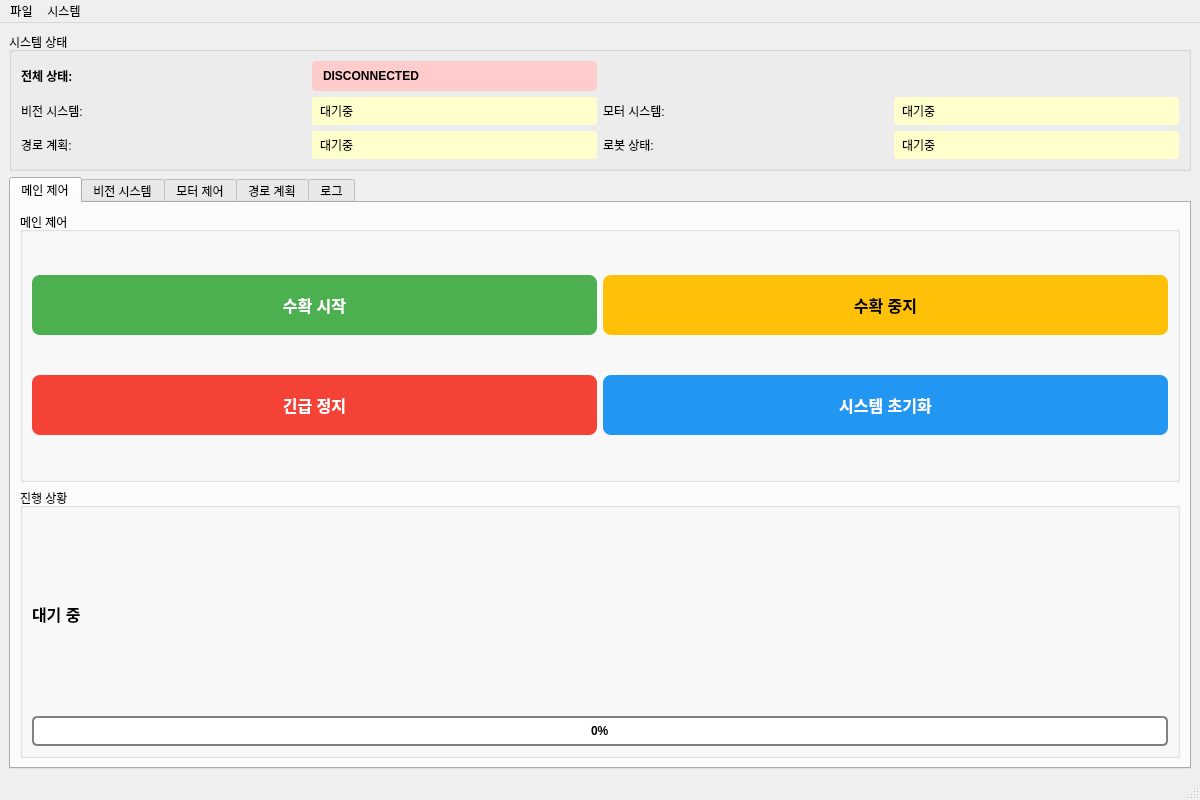
<?xml version="1.0" encoding="UTF-8"?>
<!-- ui/mainwindow.ui -->
<ui version="4.0">
  <class>MainWindowDesign</class>
  <widget class="QMainWindow" name="MainWindowDesign">
    <property name="geometry">
      <rect>
        <x>0</x>
        <y>0</y>
        <width>1200</width>
        <height>800</height>
      </rect>
    </property>
    <property name="windowTitle">
      <string>BARAM 농작물 수확 로봇 관제 시스템</string>
    </property>
    <property name="windowIcon">
      <iconset resource="../resources/images.qrc">
        <normaloff>:/images/icon.png</normaloff>:/images/icon.png</iconset>
    </property>
    <property name="locale">
      <locale language="Korean" country="SouthKorea" />
    </property>
    <widget class="QWidget" name="centralwidget">
      <layout class="QVBoxLayout" name="verticalLayout">
        <item>
          <widget class="QGroupBox" name="statusGroupBox">
            <property name="title">
              <string>시스템 상태</string>
            </property>
            <property name="minimumSize">
              <size>
                <width>0</width>
                <height>120</height>
              </size>
            </property>
            <layout class="QGridLayout" name="statusGridLayout">
              <item row="0" column="0">
                <widget class="QLabel" name="stateTextLabel">
                  <property name="text">
                    <string>전체 상태:</string>
                  </property>
                  <property name="font">
                    <font>
                      <weight>75</weight>
                      <bold>true</bold>
                    </font>
                  </property>
                </widget>
              </item>
              <item row="0" column="1">
                <widget class="QLabel" name="stateValueLabel">
                  <property name="text">
                    <string>DISCONNECTED</string>
                  </property>
                  <property name="styleSheet">
                    <string notr="true">QLabel { background-color: #ffcccc; padding: 8px;
                      border-radius: 4px; font-weight: bold; }</string>
                  </property>
                </widget>
              </item>
              <item row="1" column="0">
                <widget class="QLabel" name="visionTextLabel">
                  <property name="text">
                    <string>비전 시스템:</string>
                  </property>
                </widget>
              </item>
              <item row="1" column="1">
                <widget class="QLabel" name="visionStatusLabel">
                  <property name="text">
                    <string>대기중</string>
                  </property>
                  <property name="styleSheet">
                    <string notr="true">QLabel { background-color: #ffffcc; padding: 5px;
                      border-radius: 3px; }</string>
                  </property>
                </widget>
              </item>
              <item row="1" column="2">
                <widget class="QLabel" name="motorTextLabel">
                  <property name="text">
                    <string>모터 시스템:</string>
                  </property>
                </widget>
              </item>
              <item row="1" column="3">
                <widget class="QLabel" name="motorStatusLabel">
                  <property name="text">
                    <string>대기중</string>
                  </property>
                  <property name="styleSheet">
                    <string notr="true">QLabel { background-color: #ffffcc; padding: 5px;
                      border-radius: 3px; }</string>
                  </property>
                </widget>
              </item>
              <item row="2" column="0">
                <widget class="QLabel" name="planningTextLabel">
                  <property name="text">
                    <string>경로 계획:</string>
                  </property>
                </widget>
              </item>
              <item row="2" column="1">
                <widget class="QLabel" name="planningStatusLabel">
                  <property name="text">
                    <string>대기중</string>
                  </property>
                  <property name="styleSheet">
                    <string notr="true">QLabel { background-color: #ffffcc; padding: 5px;
                      border-radius: 3px; }</string>
                  </property>
                </widget>
              </item>
              <item row="2" column="2">
                <widget class="QLabel" name="robotTextLabel">
                  <property name="text">
                    <string>로봇 상태:</string>
                  </property>
                </widget>
              </item>
              <item row="2" column="3">
                <widget class="QLabel" name="robotStatusLabel">
                  <property name="text">
                    <string>대기중</string>
                  </property>
                  <property name="styleSheet">
                    <string notr="true">QLabel { background-color: #ffffcc; padding: 5px;
                      border-radius: 3px; }</string>
                  </property>
                </widget>
              </item>
            </layout>
          </widget>
        </item>
        <item>
          <widget class="QTabWidget" name="mainTabWidget">
            <property name="currentIndex">
              <number>0</number>
            </property>
            <widget class="QWidget" name="controlTab">
              <attribute name="title">
                <string>메인 제어</string>
              </attribute>
              <layout class="QVBoxLayout" name="controlLayout">
                <item>
                  <widget class="QGroupBox" name="mainControlGroup">
                    <property name="title">
                      <string>메인 제어</string>
                    </property>
                    <layout class="QGridLayout" name="mainControlLayout">
                      <item row="0" column="0">
                        <widget class="QPushButton" name="startButton">
                          <property name="text">
                            <string>수확 시작</string>
                          </property>
                          <property name="minimumSize">
                            <size>
                              <width>0</width>
                              <height>60</height>
                            </size>
                          </property>
                          <property name="styleSheet">
                            <string notr="true">QPushButton {
                              background-color: #4CAF50;
                              color: white;
                              font-size: 16px;
                              font-weight: bold;
                              padding: 15px;
                              border-radius: 8px;
                              border: none;
                              }
                              QPushButton:hover {
                              background-color: #45a049;
                              }
                              QPushButton:pressed {
                              background-color: #3d8b40;
                              }</string>
                          </property>
                        </widget>
                      </item>
                      <item row="0" column="1">
                        <widget class="QPushButton" name="stopButton">
                          <property name="text">
                            <string>수확 중지</string>
                          </property>
                          <property name="enabled">
                            <bool>false</bool>
                          </property>
                          <property name="minimumSize">
                            <size>
                              <width>0</width>
                              <height>60</height>
                            </size>
                          </property>
                          <property name="styleSheet">
                            <string notr="true">QPushButton {
                              background-color: #FFC107;
                              color: black;
                              font-size: 16px;
                              font-weight: bold;
                              padding: 15px;
                              border-radius: 8px;
                              border: none;
                              }
                              QPushButton:hover {
                              background-color: #e0a800;
                              }
                              QPushButton:pressed {
                              background-color: #d39e00;
                              }</string>
                          </property>
                        </widget>
                      </item>
                      <item row="1" column="0">
                        <widget class="QPushButton" name="emergencyButton">
                          <property name="text">
                            <string>긴급 정지</string>
                          </property>
                          <property name="minimumSize">
                            <size>
                              <width>0</width>
                              <height>60</height>
                            </size>
                          </property>
                          <property name="styleSheet">
                            <string notr="true">QPushButton {
                              background-color: #F44336;
                              color: white;
                              font-size: 16px;
                              font-weight: bold;
                              padding: 15px;
                              border-radius: 8px;
                              border: none;
                              }
                              QPushButton:hover {
                              background-color: #da190b;
                              }
                              QPushButton:pressed {
                              background-color: #c0392b;
                              }</string>
                          </property>
                        </widget>
                      </item>
                      <item row="1" column="1">
                        <widget class="QPushButton" name="resetButton">
                          <property name="text">
                            <string>시스템 초기화</string>
                          </property>
                          <property name="minimumSize">
                            <size>
                              <width>0</width>
                              <height>60</height>
                            </size>
                          </property>
                          <property name="styleSheet">
                            <string notr="true">QPushButton {
                              background-color: #2196F3;
                              color: white;
                              font-size: 16px;
                              font-weight: bold;
                              padding: 15px;
                              border-radius: 8px;
                              border: none;
                              }
                              QPushButton:hover {
                              background-color: #0b7dda;
                              }
                              QPushButton:pressed {
                              background-color: #1976d2;
                              }</string>
                          </property>
                        </widget>
                      </item>
                    </layout>
                  </widget>
                </item>
                <item>
                  <widget class="QGroupBox" name="progressGroup">
                    <property name="title">
                      <string>진행 상황</string>
                    </property>
                    <layout class="QVBoxLayout" name="progressLayout">
                      <item>
                        <widget class="QLabel" name="progressLabel">
                          <property name="text">
                            <string>대기 중</string>
                          </property>
                          <property name="font">
                            <font>
                              <pointsize>12</pointsize>
                              <weight>75</weight>
                              <bold>true</bold>
                            </font>
                          </property>
                        </widget>
                      </item>
                      <item>
                        <widget class="QProgressBar" name="progressBar">
                          <property name="minimumSize">
                            <size>
                              <width>0</width>
                              <height>30</height>
                            </size>
                          </property>
                          <property name="value">
                            <number>0</number>
                          </property>
                          <property name="styleSheet">
                            <string notr="true">QProgressBar {
                              border: 2px solid grey;
                              border-radius: 5px;
                              text-align: center;
                              font-weight: bold;
                              }
                              QProgressBar::chunk {
                              background-color: #4CAF50;
                              border-radius: 3px;
                              }</string>
                          </property>
                        </widget>
                      </item>
                    </layout>
                  </widget>
                </item>
              </layout>
            </widget>
            <widget class="QWidget" name="visionTab">
              <attribute name="title">
                <string>비전 시스템</string>
              </attribute>
            </widget>
            <widget class="QWidget" name="motorTab">
              <attribute name="title">
                <string>모터 제어</string>
              </attribute>
            </widget>
            <widget class="QWidget" name="planningTab">
              <attribute name="title">
                <string>경로 계획</string>
              </attribute>
            </widget>
            <widget class="QWidget" name="logTab">
              <attribute name="title">
                <string>로그</string>
              </attribute>
            </widget>
          </widget>
        </item>
      </layout>
    </widget>
    <widget class="QMenuBar" name="menubar">
      <property name="geometry">
        <rect>
          <x>0</x>
          <y>0</y>
          <width>1200</width>
          <height>22</height>
        </rect>
      </property>
      <widget class="QMenu" name="menuFile">
        <property name="title">
          <string>파일</string>
        </property>
        <addaction name="actionSaveLog" />
        <addaction name="separator" />
        <addaction name="actionQuit" />
      </widget>
      <widget class="QMenu" name="menuSystem">
        <property name="title">
          <string>시스템</string>
        </property>
        <addaction name="actionCalibrate" />
        <addaction name="actionSettings" />
        <addaction name="separator" />
        <addaction name="actionAbout" />
      </widget>
      <addaction name="menuFile" />
      <addaction name="menuSystem" />
    </widget>
    <widget class="QStatusBar" name="statusbar" />
    <action name="actionQuit">
      <property name="text">
        <string>종료(&amp;Q)</string>
      </property>
      <property name="shortcut">
        <string>Ctrl+Q</string>
      </property>
    </action>
    <action name="actionSaveLog">
      <property name="text">
        <string>로그 저장(&amp;S)</string>
      </property>
      <property name="shortcut">
        <string>Ctrl+S</string>
      </property>
    </action>
    <action name="actionCalibrate">
      <property name="text">
        <string>시스템 캘리브레이션(&amp;C)</string>
      </property>
    </action>
    <action name="actionSettings">
      <property name="text">
        <string>설정(&amp;P)</string>
      </property>
    </action>
    <action name="actionAbout">
      <property name="text">
        <string>정보(&amp;A)</string>
      </property>
    </action>
  </widget>
  <resources>
    <include location="../resources/images.qrc" />
  </resources>
  <connections>
    <connection>
      <sender>actionQuit</sender>
      <signal>triggered()</signal>
      <receiver>MainWindowDesign</receiver>
      <slot>close()</slot>
      <hints>
        <hint type="sourcelabel">
          <x>-1</x>
          <y>-1</y>
        </hint>
        <hint type="destinationlabel">
          <x>599</x>
          <y>399</y>
        </hint>
      </hints>
    </connection>
  </connections>
</ui>
